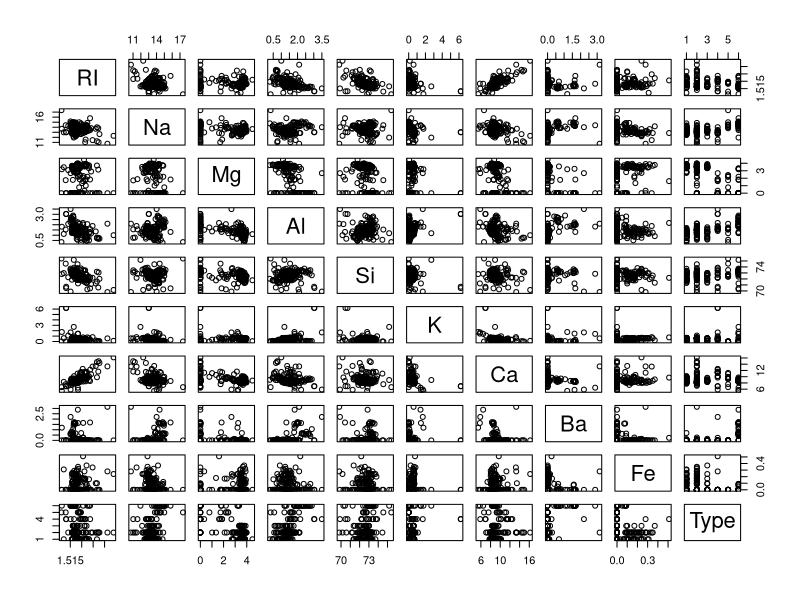
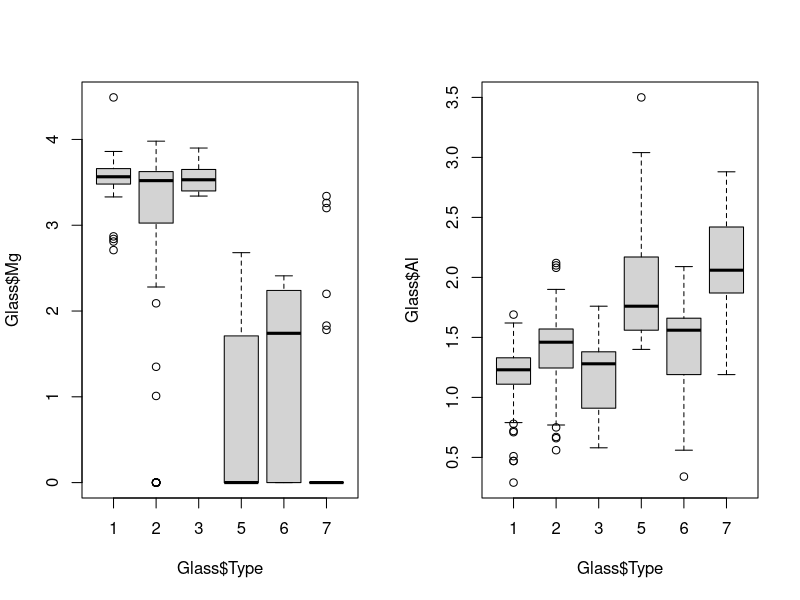
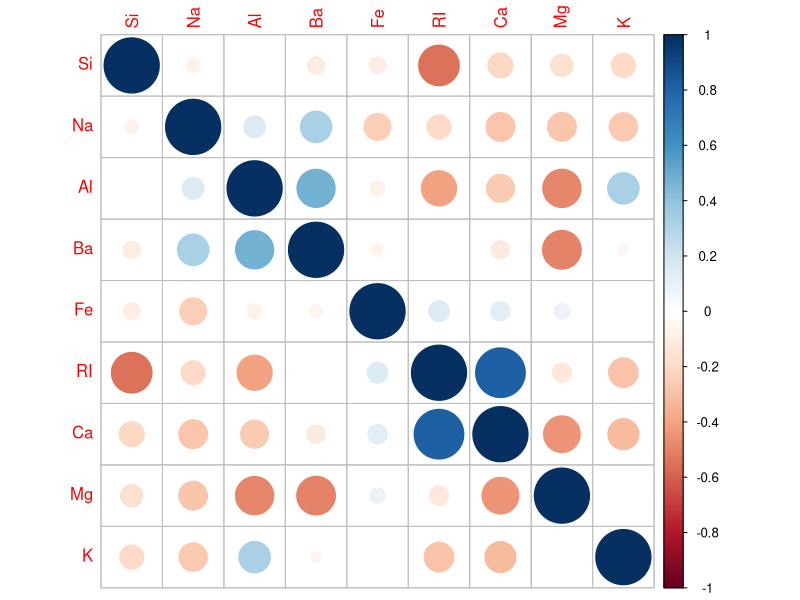
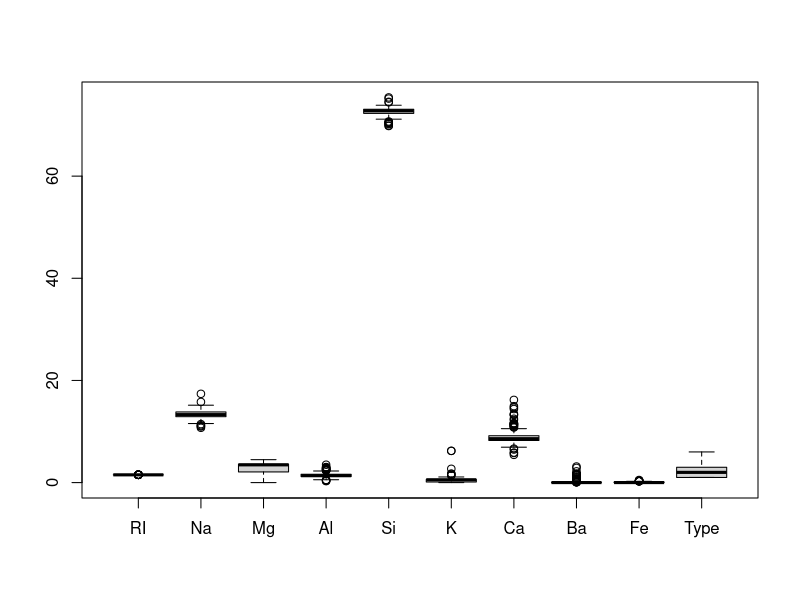
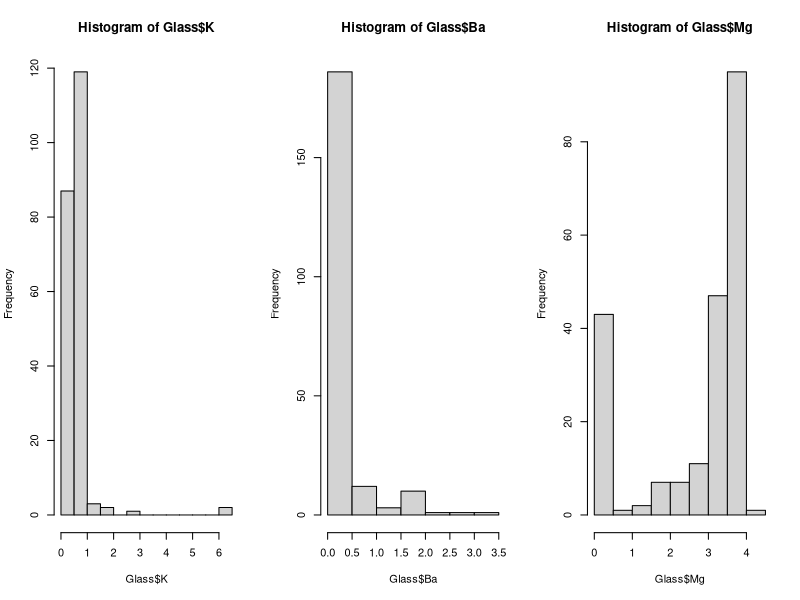

The R source for these figures, in order:
save_plots = F

# Exercise 1 (EPage 52): 
#
library(mlbench)
data(Glass)
str(Glass)

# Look at all pairwise scatter plots:
# 
pairs(Glass)

# Look at all the correlation between all predictors:
# 
cor( Glass[,-10] ) # drop the factor variable (the last 10th one)

# Look at the correlation of each predictor with the class label:
#
cor( Glass[,-10], as.numeric( Glass[,10] ) )


# Visually display how Mg and Al depend on the glass type:
par(mfrow=c(1,2)) 
boxplot( Glass$Mg ~ Glass$Type )
boxplot( Glass$Al ~ Glass$Type )
par(mfrow=c(1,1))

# Use the "corrplot" command:
#
library(corrplot)
# 'hclust' reorder the variables in a way that reveals clusters of highly correlated predictors
corrplot( cor( Glass[,-10] ), order="hclust" )


#NOT SURE WHAT THIS DOES 
if( save_plots ){ postscript("../../WriteUp/Graphics/Chapter3/chap_3_prob_1_boxplot.eps", onefile=FALSE, horizontal=FALSE) }
boxplot( Glass )
if( save_plots ){ dev.off() }
# 
# ?postscript

# Look for the features with the most number of outliers:
# Compute the skewness of each feature:
library(e1071)
apply( Glass[,-10], 2, skewness )

# Look at histograms of some of the skewed predictors:
if( save_plots ){ postscript("../../WriteUp/Graphics/Chapter3/chap_3_prob_1_skewed_predictors.eps", onefile=FALSE, horizontal=FALSE) }
par(mfrow=c(1,3))
hist( Glass$K ) # Looks like a data error in that we have only two  samples with a very large K value 
hist( Glass$Ba ) # Looks like a skewed distribution
hist( Glass$Mg ) # Looks multimodal
par(mfrow=c(1,1))
if( save_plots ){ dev.off() } 

# Transform our predictors using the Box-Cox tranformation:
#
library(caret) # to get BoxCoxTrans
Glass$Mg = Glass$Mg + 1.e-6 # add a small value so that BoxCoxTransfs will converge 
Glass$K = Glass$K + 1.e-6
Glass$Ba = Glass$Ba + 1.e-6
Glass$Fe = Glass$Fe + 1.e-6

boxcox_skewness = function(x){
  BCT = BoxCoxTrans(x)
  x_bc = predict( BCT, x )
  skewness(x_bc) 
}

apply( Glass[,-10], 2, boxcox_skewness )
